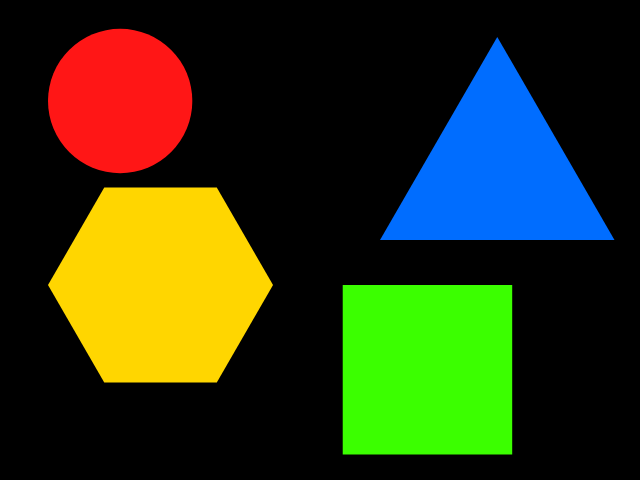
#> input picture shapes.png, 640 x 480 px, found by its file name
$ python act4.py
#> lines starting #> are read from the running program, lines starting #| are printed output that depends on the picture; after the words box and inside, x2 and y2 are one past the last pixel; in counts of white or black regions, pixels touching at a corner belong together
import cv2
import numpy as np
import matplotlib.pyplot as plt
img = cv2.imread("shapes.png")
#> img is the input picture: shape (480, 640, 3); mean B, G, R 20.9, 56.4, 46.4
if img is None:
    raise FileNotFoundError("Image not found. Make sure 'shapes.png' is in the same folder.")
hsv_img = cv2.cvtColor(img, cv2.COLOR_BGR2HSV)
#> hsv_img: shape (480, 640, 3); mean H, S, V 16.1, 84.4, 84.5
lower_blue = np.array([100, 100, 50])
upper_blue = np.array([130, 255, 255])
lower_red1 = np.array([0, 100, 50])
upper_red1 = np.array([10, 255, 255])
lower_red2 = np.array([170, 100, 50])
upper_red2 = np.array([180, 255, 255])
blue_mask = cv2.inRange(hsv_img, lower_blue, upper_blue)
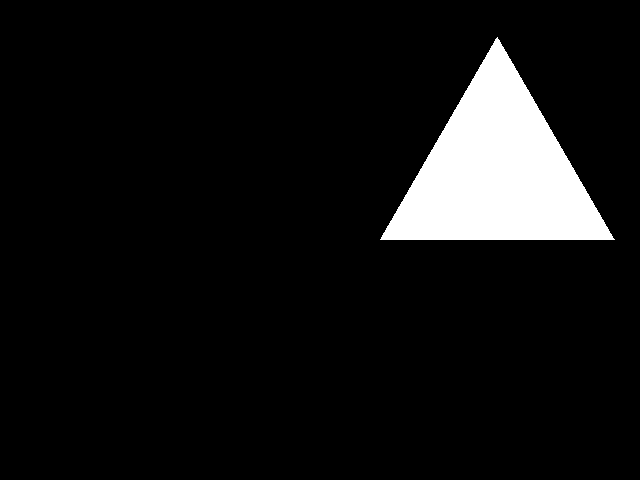
#> blue_mask: shape (480, 640); 7.8% white; 1 white region, box (x1, y1, x2, y2) and area: (380, 37, 615, 240) 23935
red_mask1 = cv2.inRange(hsv_img, lower_red1, upper_red1)
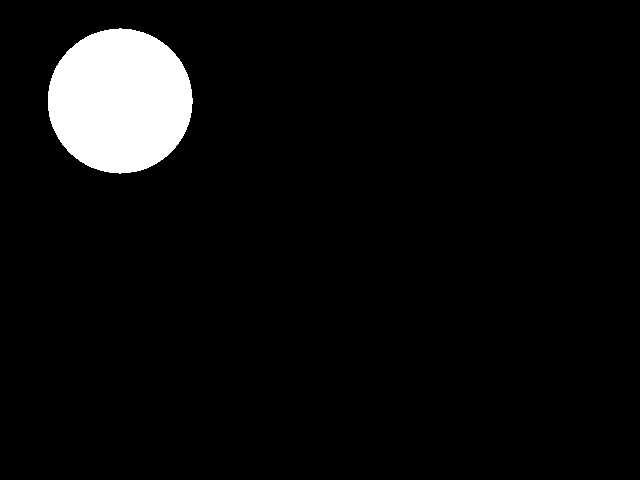
#> red_mask1: shape (480, 640); 5.4% white; 1 white region, box (x1, y1, x2, y2) and area: (48, 28, 193, 174) 16462
red_mask2 = cv2.inRange(hsv_img, lower_red2, upper_red2)
#> red_mask2: shape (480, 640); every value is 0
red_mask = cv2.bitwise_or(red_mask1, red_mask2)
combined_mask = cv2.bitwise_or(blue_mask, red_mask)
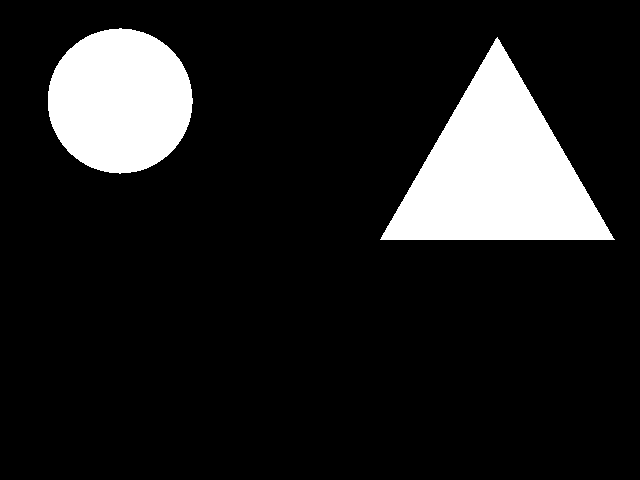
#> combined_mask: shape (480, 640); 13.2% white; 2 white regions, box (x1, y1, x2, y2) and area: (380, 37, 615, 240) 23935, (48, 28, 193, 174) 16462
blue_result = cv2.bitwise_and(img, img, mask=blue_mask)
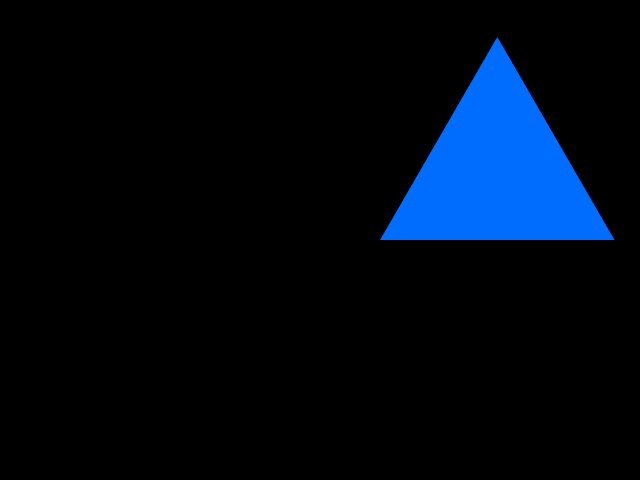
#> blue_result: shape (480, 640, 3); mean B, G, R 19.8, 8.4, 0
red_result = cv2.bitwise_and(img, img, mask=red_mask)
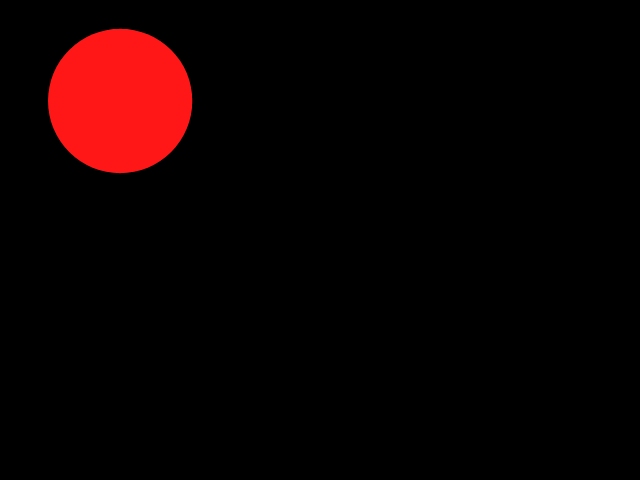
#> red_result: shape (480, 640, 3); mean B, G, R 1.2, 1.2, 13.6
combined_result = cv2.bitwise_and(img, img, mask=combined_mask)
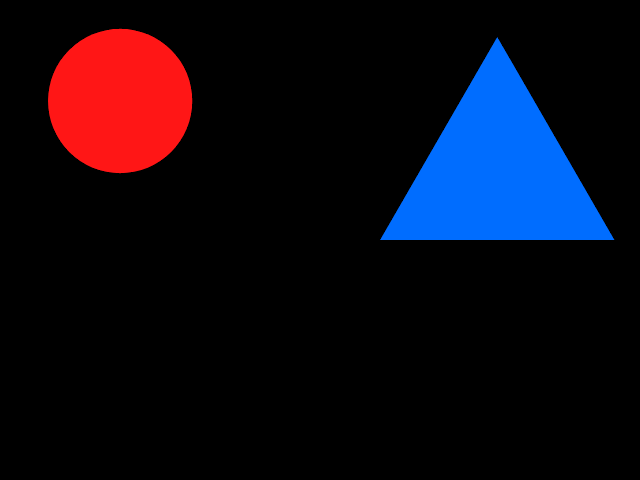
#> combined_result: shape (480, 640, 3); mean B, G, R 20.9, 9.6, 13.6
fig, axes = plt.subplots(2, 3, figsize=(12, 8))
axes[0, 0].imshow(cv2.cvtColor(img, cv2.COLOR_BGR2RGB))
axes[0, 0].set_title("Original Image")
axes[0, 0].axis("off")
axes[0, 1].imshow(blue_mask, cmap="gray")
axes[0, 1].set_title("Blue Mask")
axes[0, 1].axis("off")
axes[0, 2].imshow(red_mask, cmap="gray")
axes[0, 2].set_title("Red Mask")
axes[0, 2].axis("off")
axes[1, 0].imshow(cv2.cvtColor(blue_result, cv2.COLOR_BGR2RGB))
axes[1, 0].set_title("Blue Detected")
axes[1, 0].axis("off")
axes[1, 1].imshow(cv2.cvtColor(red_result, cv2.COLOR_BGR2RGB))
axes[1, 1].set_title("Red Detected")
axes[1, 1].axis("off")
axes[1, 2].imshow(cv2.cvtColor(combined_result, cv2.COLOR_BGR2RGB))
axes[1, 2].set_title("Combined Detected")
axes[1, 2].axis("off")
plt.tight_layout()
plt.show()
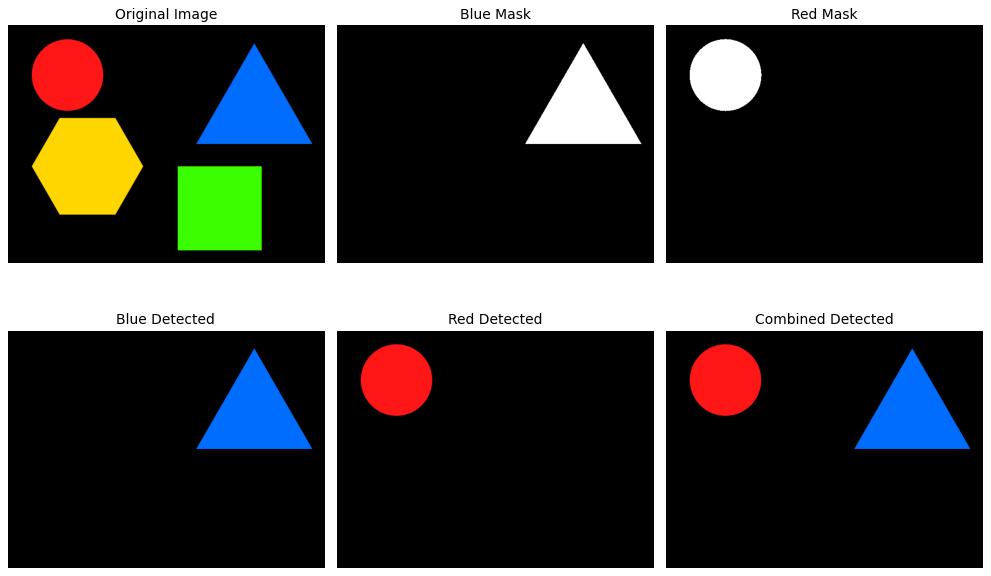
#> figure drawn by matplotlib, 6 panels
